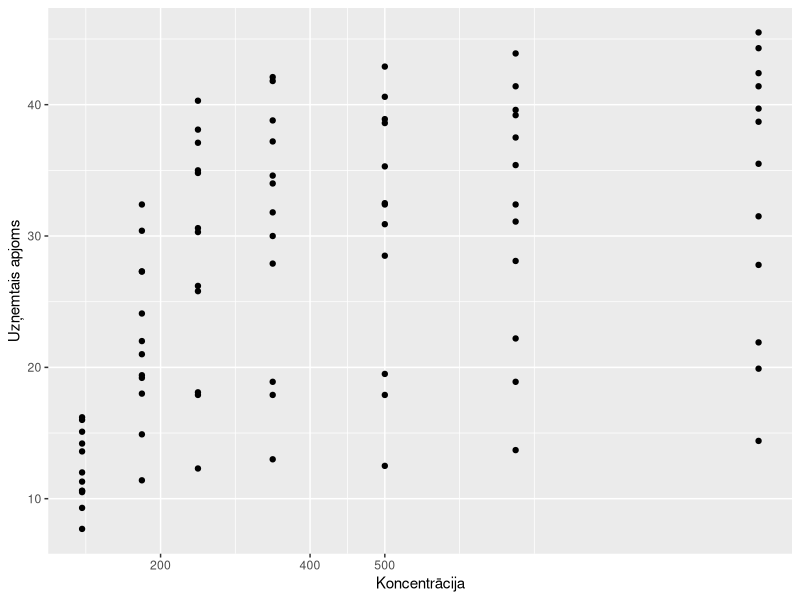
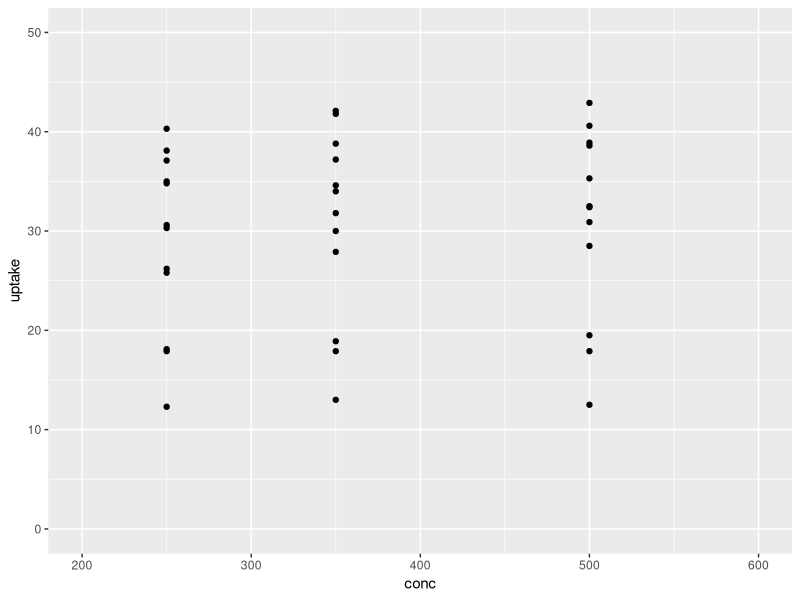
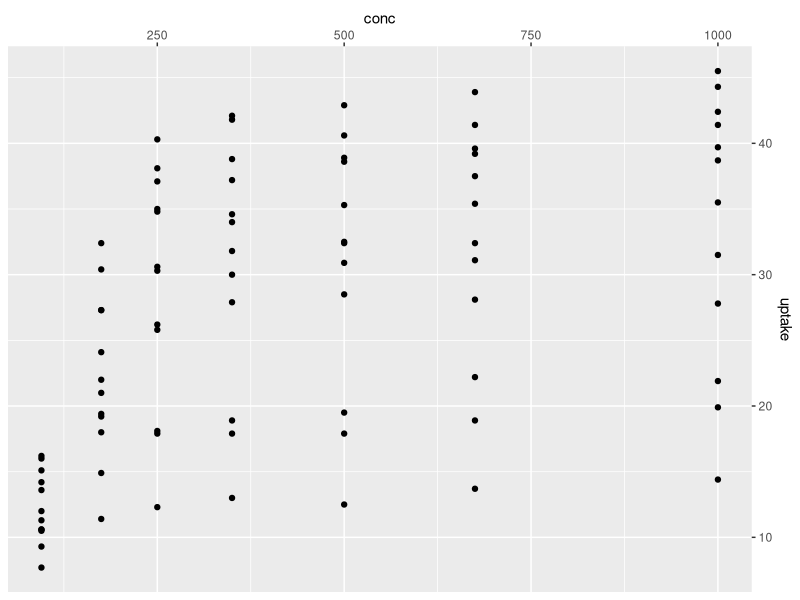
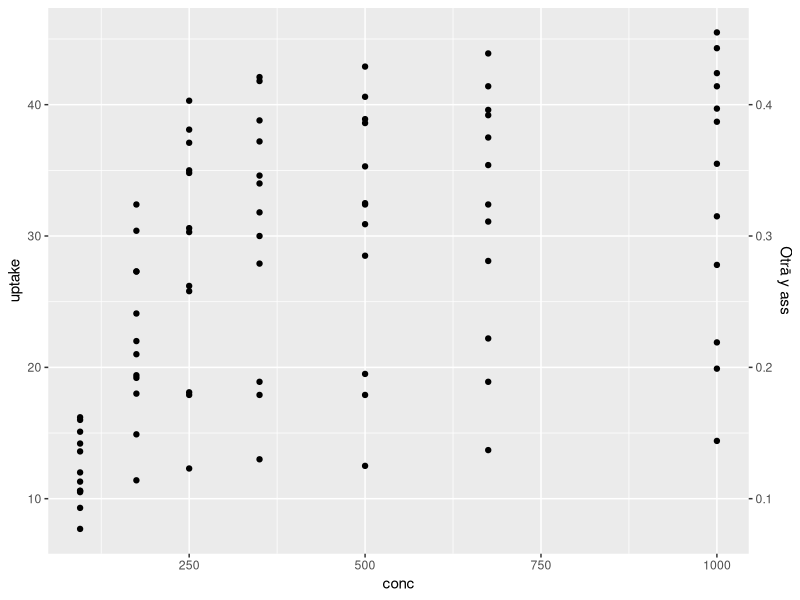
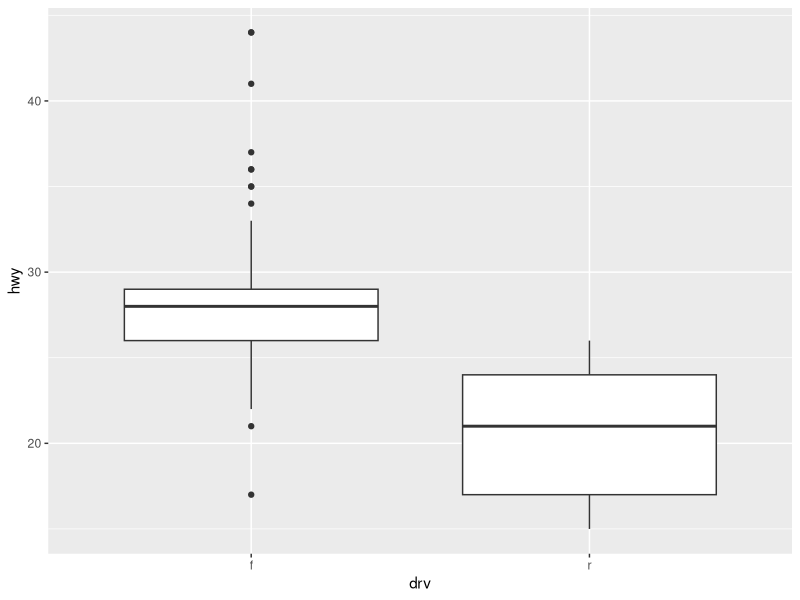
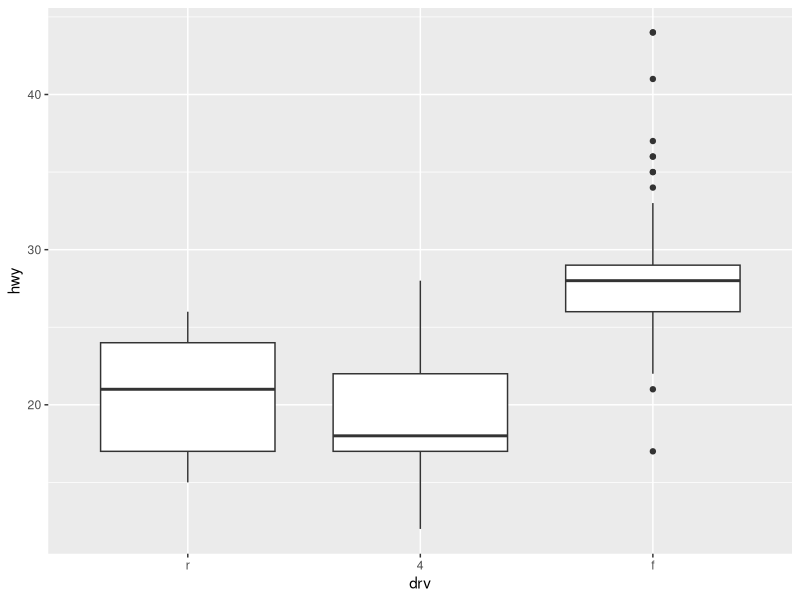
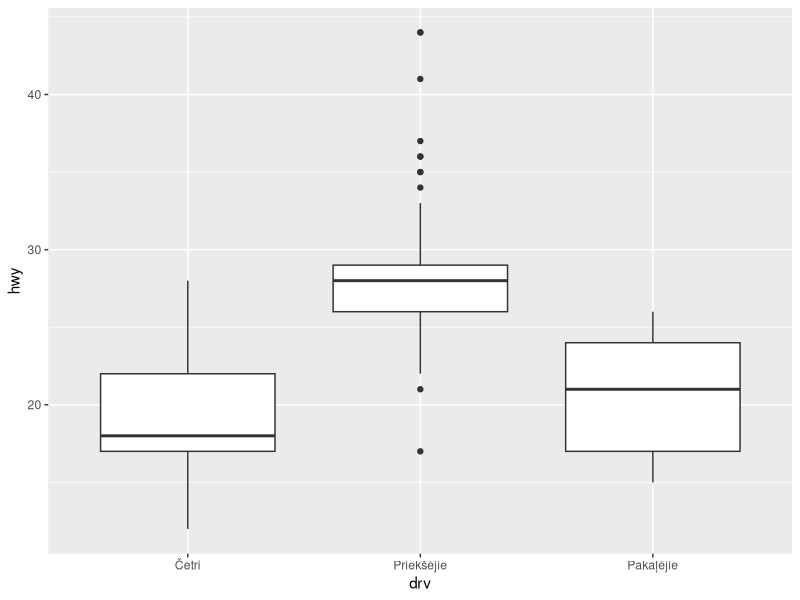
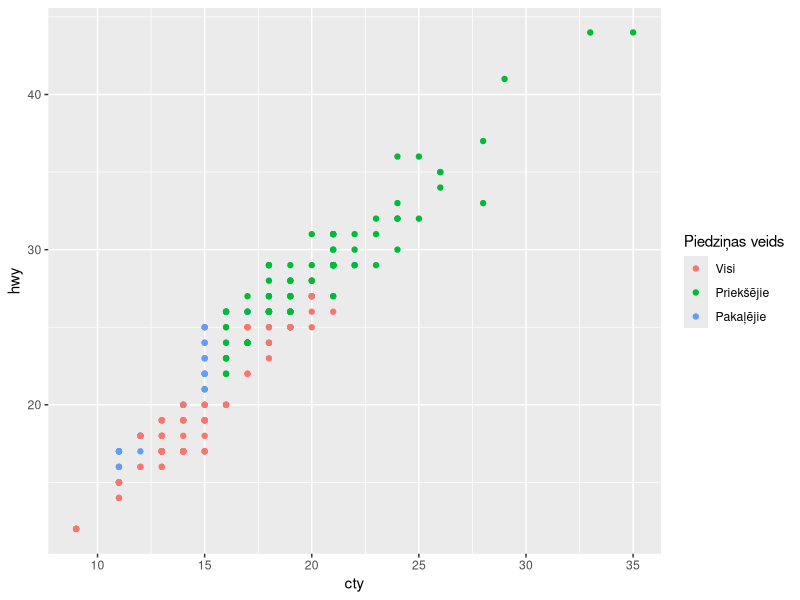

Here is the R script that generated these plots, in order:
# Skalas

pdf.options(encoding="CP1257.enc")
library(ggplot2)

## scale_x_continuous() un scale_y_continuous()
ggplot(CO2, aes(conc, uptake)) + geom_point() + 
      scale_x_continuous("Koncentrācija", breaks = c(200, 400, 500)) + 
      scale_y_continuous("Uzņemtais apjoms")

ggplot(CO2, aes(conc, uptake)) + geom_point() + 
      scale_x_continuous(limits = c(200,600)) + 
      scale_y_continuous(limits = c(0,50))

ggplot(CO2, aes(conc, uptake)) + geom_point() + 
      scale_y_continuous(position = "right") + 
      scale_x_continuous(position = "top")

ggplot(CO2, aes(conc, uptake)) + geom_point() + 
      scale_y_continuous(sec.axis = sec_axis(~./100,name = "Otrā y ass"))

## scale_x_discrete() un scale_y_discrete()
ggplot(mpg, aes(drv,hwy)) + geom_boxplot() +
      scale_x_discrete(limits = c("f","r"))

ggplot(mpg, aes(drv, hwy)) + geom_boxplot() +
      scale_x_discrete(limits = c("r","4","f"))

ggplot(mpg, aes(drv, hwy)) + geom_boxplot() +
      scale_x_discrete(labels = c("4" = "Četri", "r" = "Pakaļējie", "f" = "Priekšējie"))

## scale_color_...() un scale_fill...()
ggplot(mpg, aes(cty, hwy, color = drv)) + geom_point() +
      scale_color_discrete(name = "Piedziņas veids",
                            labels = c("Visi", "Priekšējie", "Pakaļējie"))

ggplot(mpg, aes(cty, hwy, color = drv)) + geom_point() +
      scale_color_hue(h=c(60, 190))

ggplot(mpg, aes(cty, hwy, color = drv)) + geom_point() +
      scale_color_brewer(palette = "Set2")

ggplot(mpg, aes(drv, fill = drv)) + geom_bar() +
      scale_fill_manual(values = c("orange", "black", "deepskyblue"))

ggplot(CO2, aes(conc, uptake, color = uptake)) + geom_point() +
      scale_color_gradient(low="white", high = "black")

ggplot(CO2, aes(conc, uptake, color = uptake)) + geom_point() +
      scale_color_gradient2(low="red", high = "blue", midpoint = 30)

## scale_alpha_...()
ggplot(CO2, aes(conc, uptake, alpha = uptake)) + geom_point() +
      scale_alpha_continuous("Caurspīdīgums", breaks = c(8, 16, 24, 32),
                             range = c(0.3, 0.8))

## scale_linetype_...()
ggplot(mpg, aes(cty, hwy, linetype = drv)) + 
      geom_line() + 
      scale_linetype_manual("Līnijas veids",
                            values= c(3, 2, 6))

## scale_shape_...()
ggplot(CO2, aes(conc, uptake, shape = Type)) + geom_point() +
      scale_shape_discrete("Tips", labels = c("Pirmais", "Otrais"))

ggplot(CO2, aes(conc, uptake, shape = Type)) + geom_point() +
      scale_shape_manual("Tips", labels = c("Pirmais", "Otrais"),
                         values = c(11,23))

## scale_size_...()
ggplot(CO2, aes(conc, uptake, size = uptake)) + geom_point() +
      scale_size("Izmēri", range = c(2, 8))

ggplot(CO2, aes(conc, uptake, size = uptake)) + geom_point() +
      scale_size_area()

## Identitātes skalas
df <- data.frame(x = 1:3,
                 y = 1:3,
                 izmers = 4:6,
                 krasa = c("green","yellow","brown"))
df

ggplot(df, aes(x, y, color = krasa))  + 
      geom_point()

ggplot(df, aes(x, y, color = krasa, size = izmers))  + 
      geom_point() + 
      scale_color_identity() +
      scale_size_identity()

## Transformāciju skalas
ggplot(CO2, aes(conc, uptake, size = uptake)) + geom_point() +
      scale_x_log10(breaks = c(10, 100, 1000), limits = c(10, 1000)) + 
  scale_y_log10()

ggplot(CO2, aes(conc, uptake, size = uptake)) + geom_point() +
      scale_x_sqrt() + scale_y_sqrt()

ggplot(CO2, aes(conc, uptake, size = uptake)) + geom_point() +
      scale_x_reverse() + scale_y_reverse()
